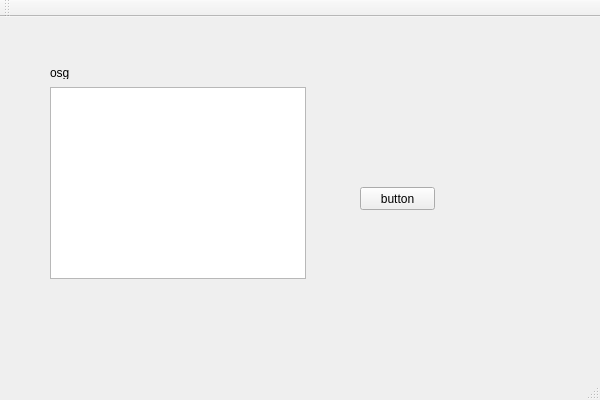
<?xml version="1.0" encoding="UTF-8"?>
<ui version="4.0">
 <class>QTTESTClass</class>
 <widget class="QMainWindow" name="QTTESTClass">
  <property name="geometry">
   <rect>
    <x>0</x>
    <y>0</y>
    <width>600</width>
    <height>400</height>
   </rect>
  </property>
  <property name="windowTitle">
   <string>QTTEST</string>
  </property>
  <widget class="QWidget" name="centralWidget">
   <widget class="QListWidget" name="listWidget">
    <property name="geometry">
     <rect>
      <x>50</x>
      <y>70</y>
      <width>256</width>
      <height>192</height>
     </rect>
    </property>
   </widget>
   <widget class="QPushButton" name="pushButton">
    <property name="geometry">
     <rect>
      <x>360</x>
      <y>170</y>
      <width>75</width>
      <height>23</height>
     </rect>
    </property>
    <property name="text">
     <string>button</string>
    </property>
   </widget>
   <widget class="QLabel" name="label">
    <property name="geometry">
     <rect>
      <x>50</x>
      <y>50</y>
      <width>54</width>
      <height>12</height>
     </rect>
    </property>
    <property name="text">
     <string>osg</string>
    </property>
   </widget>
  </widget>
  <widget class="QMenuBar" name="menuBar">
   <property name="geometry">
    <rect>
     <x>0</x>
     <y>0</y>
     <width>600</width>
     <height>23</height>
    </rect>
   </property>
  </widget>
  <widget class="QToolBar" name="mainToolBar">
   <attribute name="toolBarArea">
    <enum>TopToolBarArea</enum>
   </attribute>
   <attribute name="toolBarBreak">
    <bool>false</bool>
   </attribute>
  </widget>
  <widget class="QStatusBar" name="statusBar"/>
 </widget>
 <layoutdefault spacing="6" margin="11"/>
 <resources>
  <include location="QTTEST.qrc"/>
 </resources>
 <connections/>
</ui>
